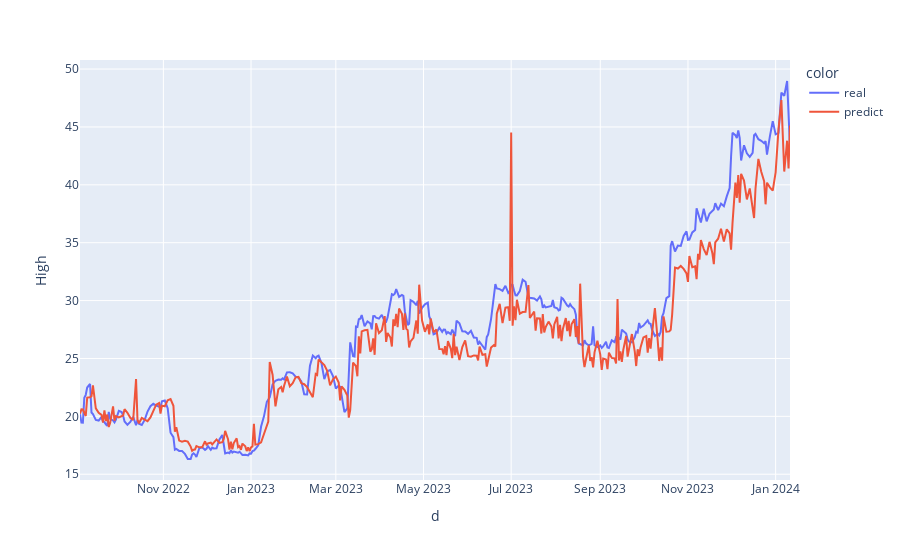

Notebook cell for this chart:
### Code cell
import plotly.express as px
fig = px.line(df_draw, x='d', y='High', color='color')
fig.show()

### Figure 1 — Plotly figure (JSON) as saved in the notebook; plotly's stock layout.template omitted (floating-point values rounded to 4 significant figures; data arrays with more than 128 entries replaced by an {"elided": "..."} marker saying what was removed)
{"data": [{"hovertemplate": "color=real<br>d=%{x}<br>High=%{y}<extra></extra>", "legendgroup": "real", "line": {"color": "#636efa", "dash": "solid"}, "marker": {"symbol": "circle"}, "mode": "lines", "name": "real", "orientation": "v", "showlegend": true, "type": "scatter", "x": {"elided": "337 str values"}, "xaxis": "x", "y": {"elided": "337 float values"}, "yaxis": "y"}, {"hovertemplate": "color=predict<br>d=%{x}<br>High=%{y}<extra></extra>", "legendgroup": "predict", "line": {"color": "#EF553B", "dash": "solid"}, "marker": {"symbol": "circle"}, "mode": "lines", "name": "predict", "orientation": "v", "showlegend": true, "type": "scatter", "x": {"elided": "337 str values"}, "xaxis": "x", "y": {"elided": "337 float values"}, "yaxis": "y"}], "layout": {"legend": {"title": {"text": "color"}, "tracegroupgap": 0}, "margin": {"t": 60}, "xaxis": {"anchor": "y", "domain": [0, 1], "title": {"text": "d"}}, "yaxis": {"anchor": "x", "domain": [0, 1], "title": {"text": "High"}}}}
